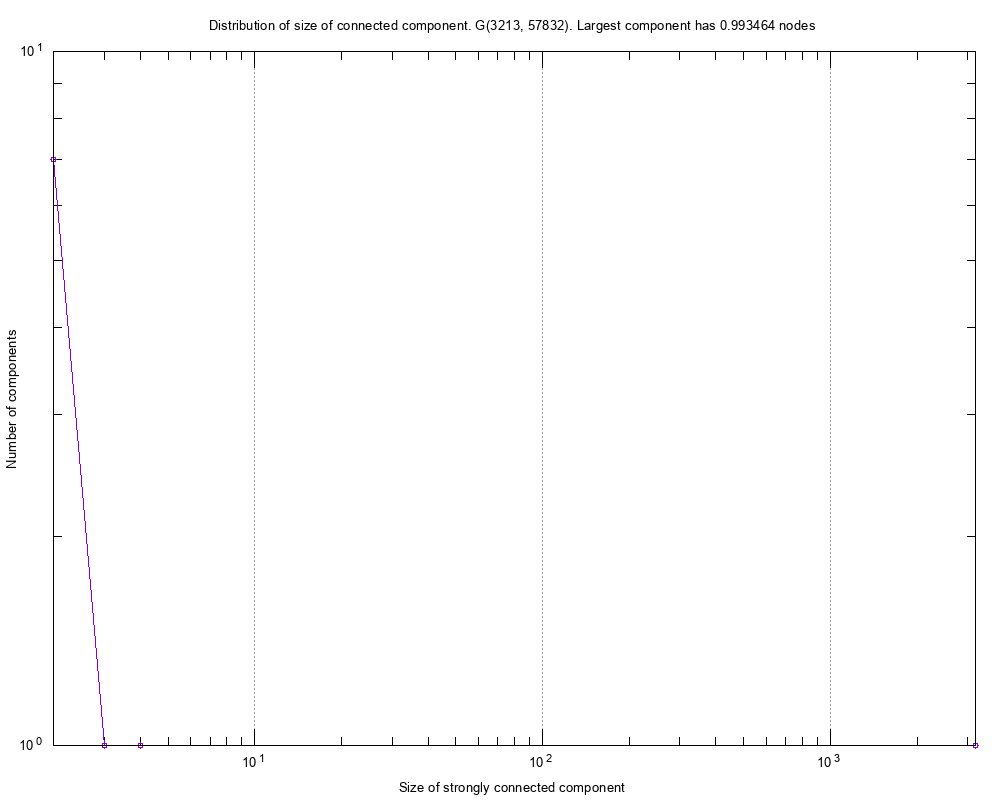

The script that saved this image:
#
# Distribution of size of connected component. G(3213, 57832). Largest component has 0.993464 nodes (Thu Oct 22 16:09:30 2020)
#

set title "Distribution of size of connected component. G(3213, 57832). Largest component has 0.993464 nodes"
set key bottom right
set logscale xy 10
set format x "10^{%L}"
set mxtics 10
set format y "10^{%L}"
set mytics 10
set grid
set xlabel "Size of strongly connected component"
set ylabel "Number of components"
set tics scale 2
set terminal png font arial 10 size 1000,800
set output 'scc.connected_component_facebook.elist.png'
plot 	"scc.connected_component_facebook.elist.tab" using 1:2 title "" with linespoints pt 6
